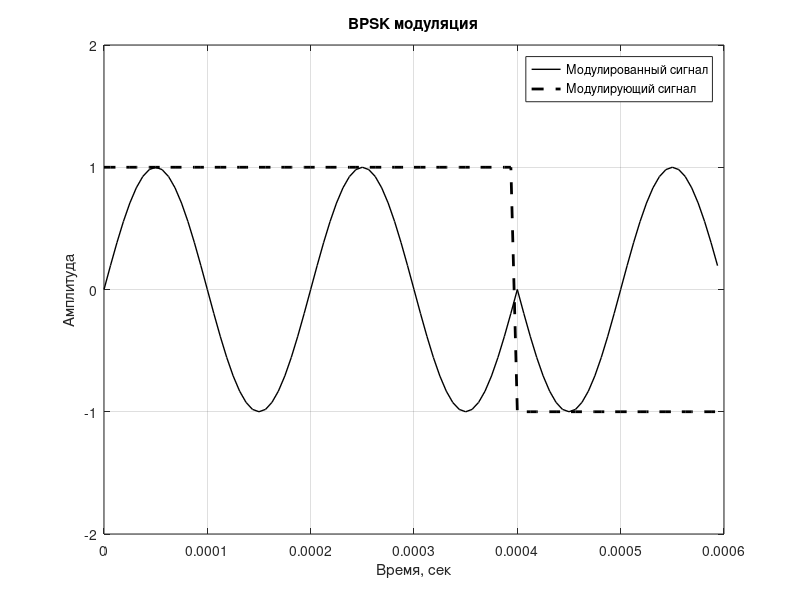

Reproduce this figure in MATLAB. (Note: this script raises an error after producing the figure.)
clear, clc, close all

load('BarkerCodes.mat');
% кодируемая последовательность
code = barker3;
% количество отсчетов одного периода синуса
m = 32;
% длительность импульса в периодах синусойды
num_of_periods_per_bit = 1;
% частота сигнала в Гц
fc = 5000;

fs = fc*m;
ts = 0 : 1/fs : (m*length(code)*num_of_periods_per_bit)/fs-1/fs;
N = length(ts);


sinus = sin(2*pi*fc*ts);
    
% длина одного бита в отсчётах

n_for_bit = m*num_of_periods_per_bit;


% формируем модулирующий сигнал
fm = zeros(1,N);
for i=1:length(code)
    for j=n_for_bit*(i-1)+1:n_for_bit*i
        fm(j) = code(i);
    end
end


x = sinus.*fm;

filename = 'bpskDAC.txt';  % Имя файла
fid = fopen(filename, 'w'); % Открываем файл для записи

% Запись частоты сигнала, частоты дискретизации и значение ARR в файл
fprintf(fid, 'Частота сигнала: %d Гц\n', fc);
fprintf(fid, 'Частота дискретизации: %d Гц\n', fs);
ARR = round((80*10^6)/(fs))-1;
fprintf(fid, 'Значение ARR (при частоте тактирования шины 80 МГц): %d \n', ARR);
fprintf(fid, 'Количество элементов в массиве: %d \n\n', length(x));
% запись отсчетов для 12 разрядного DAC в текстовый файл
dlmwrite(filename, round(1736*x)+1736,'-append', 'delimiter', ',');
fclose(fid);

% построение графиков
plot(ts,x,'black','LineWidth',1), grid on, hold on;
plot(ts,fm,'--black','LineWidth',2), grid on;
title ('BPSK модуляция');
ylim([-2 2]);
xlabel('Время, сек'), ylabel('Амплитуда');
legend({'Модулированный сигнал';'Модулирующий сигнал'});

% Вычисление автокорреляционной функции с помощью функции myAutocorr
autocorr = Autocorr(x);

% Создание оси времени
time = -(length(x)-1):(length(x)-1);

% Построение графика автокорреляционной функции
figure;
stem(time, autocorr,'.',"black",'LineWidth',0.5);
xlabel('Смещение');
ylabel('Автокорреляция');
title('Функция автокорреляции');
grid on;